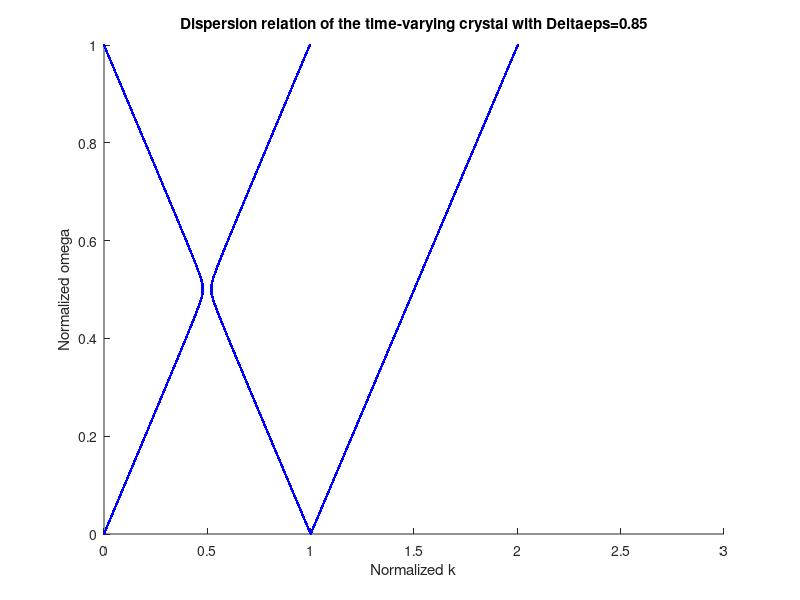

This chart was generated by the following MATLAB code:
%% 解时间光子晶体的色散曲线
clear
clc
close all

%% 定义参数
eps0 = 5.25;
Deltaeps = 0.85;
norepsm1 = 1i * 0.5 * Deltaeps / eps0;
noreps1 = -1i * 0.5 * Deltaeps / eps0;
knum = 1001;
N = 3;
solutions = NaN(knum, N + 1);

%% 扫k解omega 解方程太慢了
% syms noromega
% assume(noromega < 0.5 & noromega > 0)
% loop = 1;
%
% tic
%
% for nork = linspace(0, 3, knum)
%     D = sym(zeros(N));
%
%     for i = 1:N
%
%         for j = 1:N
%
%             if (i - j) == 0
%                 D(i, j) = (noromega - (i - (N + 1) / 2)) ^ 2 - nork ^ 2;
%             elseif (i - j) == 1
%                 D(i, j) = noreps1 * (noromega - (i - (N + 1) / 2)) ^ 2;
%             elseif (i - j) == -1
%                 D(i, j) = norepsm1 * (noromega - (i - (N + 1) / 2)) ^ 2;
%             end
%
%         end
%
%     end
%
%     tempsolve = solve(det(D) == 0, 'Real', true);
%
%     if ~isempty(tempsolve)
%         tempsolve = double(tempsolve);
%
%         if isreal(tempsolve)
%             solutions(loop, 1:length(tempsolve) + 1) = [nork, tempsolve];
%         end
%
%     end
%
%     loop = loop + 1;
% end
%
% toc

%% 扫omega解k
tic
loop = 1;

for nomega = linspace(0, 1, knum)
    D = zeros(N);

    for i = 1:N

        for j = 1:N

            if i - j == 0
                D(i, j) = (nomega - (i - (N + 1) / 2)) ^ 2;
            elseif i - j == 1
                D(i, j) = noreps1 * (nomega - (i - (N + 1) / 2)) ^ 2;
            elseif i - j == -1
                D(i, j) = norepsm1 * (nomega - (i - (N + 1) / 2)) ^ 2;
            end

        end

    end

    K = eig(D);

    if ~isempty(K)
        nork = sqrt(K);
        solutions(loop, 1:length(K) + 1) = [nomega, nork'];
    end

    loop = loop + 1;
end

toc

%% 绘图
h1 = figure;
hold on
% plot(solutions(:, 1), solutions(:, 2), 'b.')
% plot(solutions(:, 1), 1 - solutions(:, 2), 'r.')
for i = 1:N
    plot(solutions(:, i + 1), solutions(:, 1), 'b.')
end

xlim([0 3])
xlabel('Normalized k')
ylabel('Normalized omega')
title(['Dispersion relation of the time-varying crystal with Deltaeps=', num2str(Deltaeps)])
